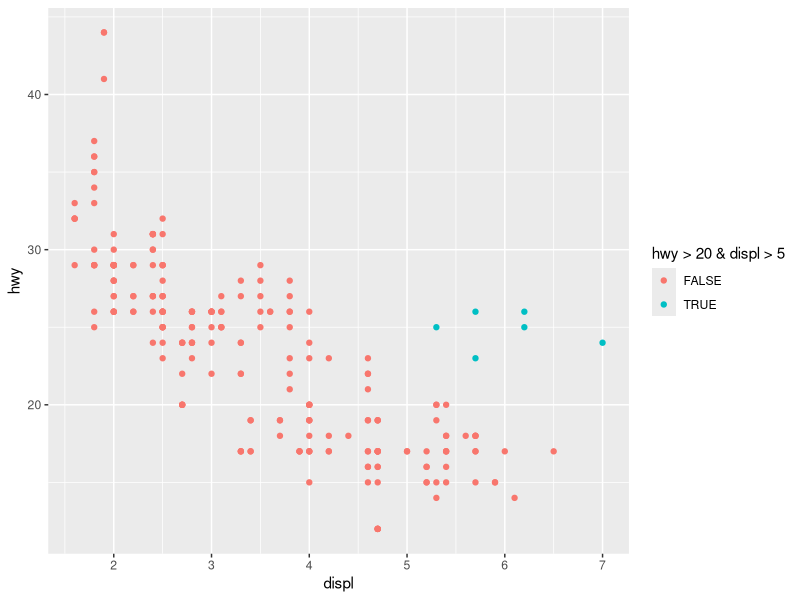
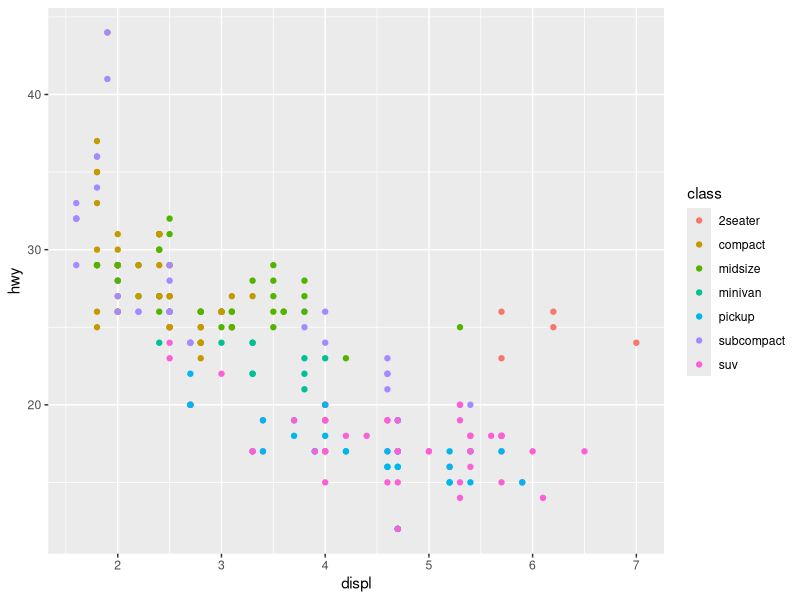
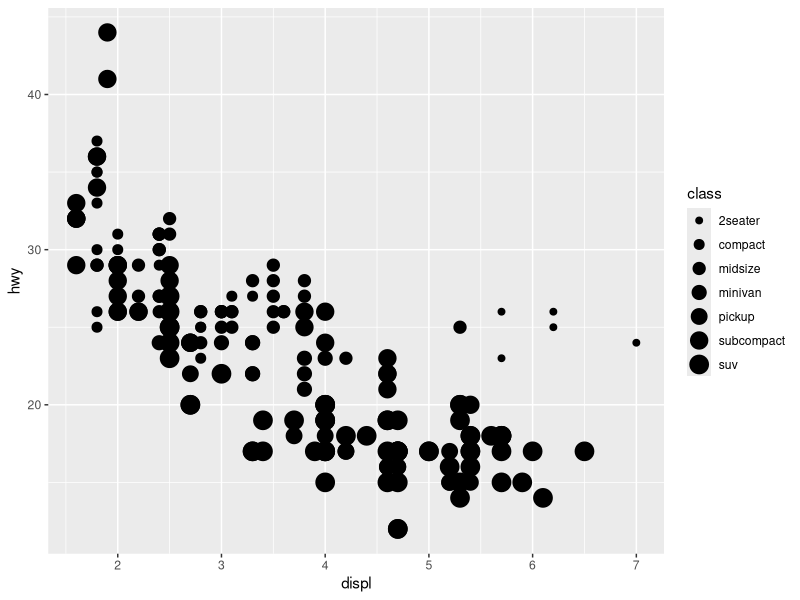
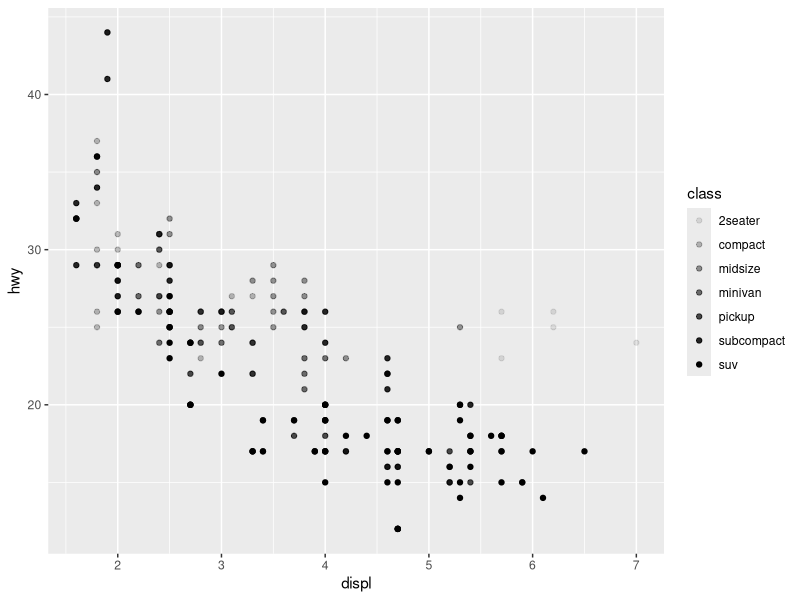
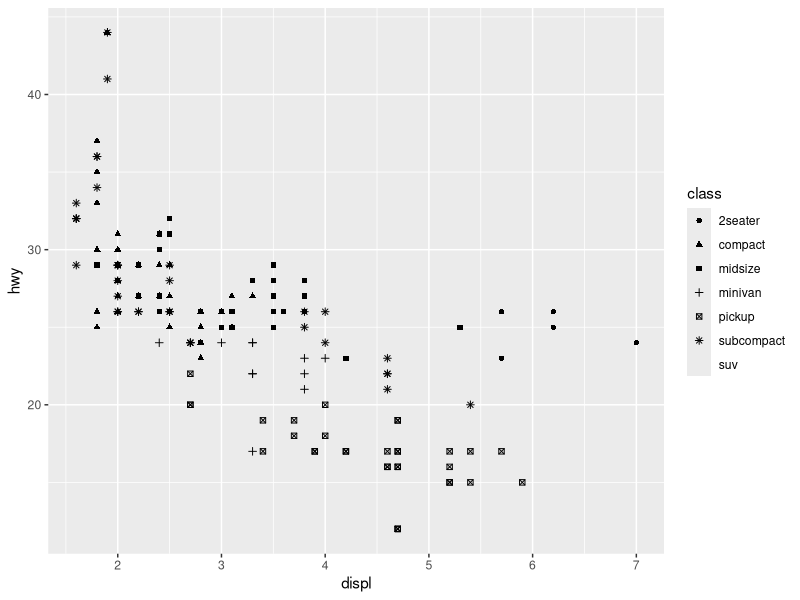
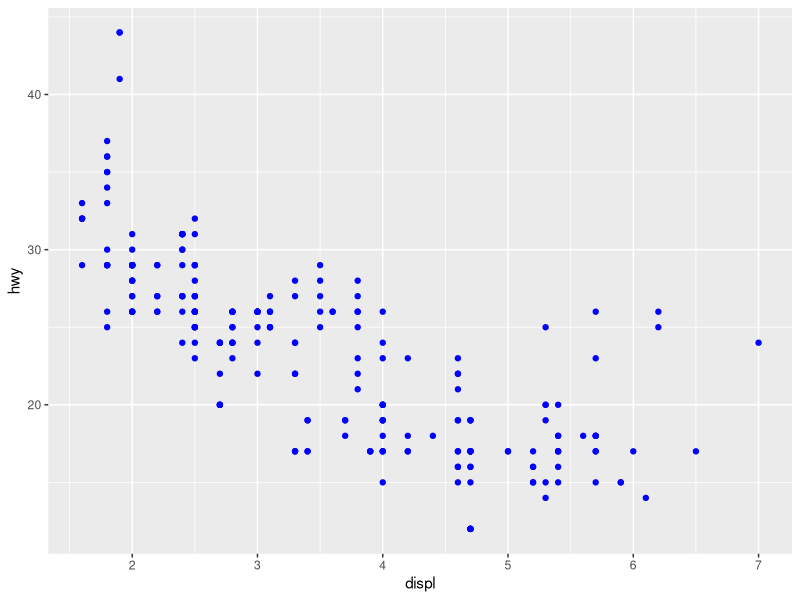
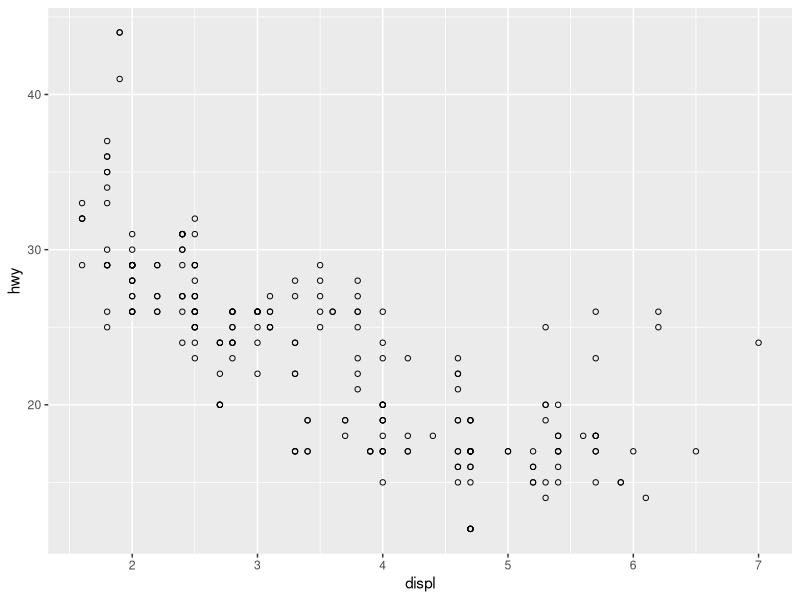
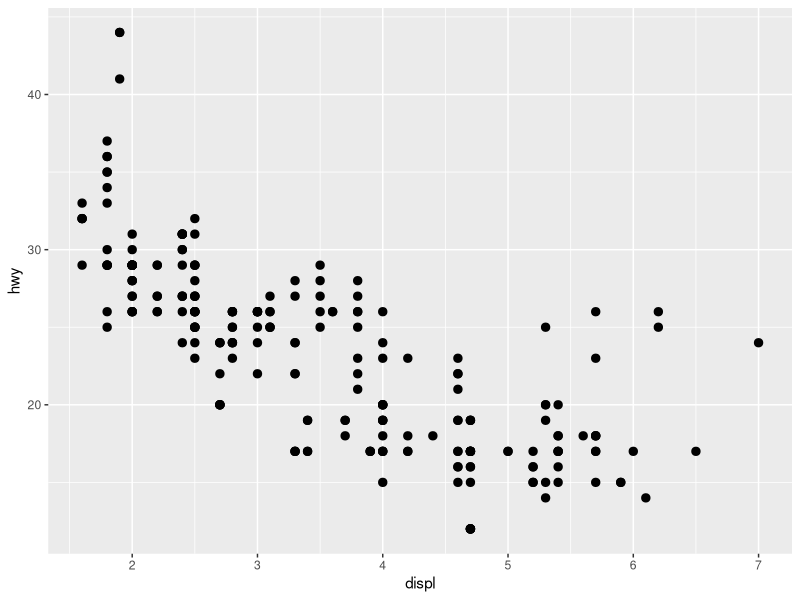

Write R code to recreate these figures, in order.
##Aesthetic Mapping
###The greatest value of a picture is when it forces us to notice what we never expected to see  _ John Tukey
library(tidyverse)
mpg
ggplot(mpg)+
  geom_point(aes(displ,hwy, color= hwy>20 & displ > 5))
#To know the car model with larger engine displacement and higher mileage
ggplot(data = mpg)+
  geom_point(mapping = aes(x = displ, y = hwy, color = class))
ggplot(data = mpg)+
  geom_point(mapping = aes(x = displ, y = hwy, size = class))  
ggplot(data = mpg)+
  geom_point(mapping = aes(x = displ, y = hwy, alpha = class))
ggplot(data = mpg)+
  geom_point(mapping = aes(x = displ, y = hwy, shape = class))
#aes() function controls the appearance of graph depending on variable
ggplot(data = mpg)+
  geom_point(mapping = aes(x = displ, y = hwy), color = "blue")
ggplot(data = mpg)+
  geom_point(mapping = aes(x = displ, y = hwy), shape = 1)
ggplot(data = mpg)+
  geom_point(mapping = aes(x = displ, y = hwy), size = 2.5)
#To change geom aesthetic manually,aesthetic argument were typed outside the aes() function

# Assignment2
#1. ggplot(data = mpg)+geom_point(mapping = aes(x = displ, y = hwy, color = "blue"))
###What is wrong with the code?Why are the points not blue?
#2. Which variables in mpg are categorical?
###Which variables are continuous? How can you see this information when you run mpg?
#3. Map a continuous variable to color, size and shape. 
####How do these aesthetics behave differenttly for categorical vs continuous variable.
#4. What happened if you map the same variable to multiple aesthetics?
#5. What does the stroke aesthetic do? What shapes does it work with?
#6. What happens if you map an aesthetic to something other than variable name,
####like aes(color = displ < 5)